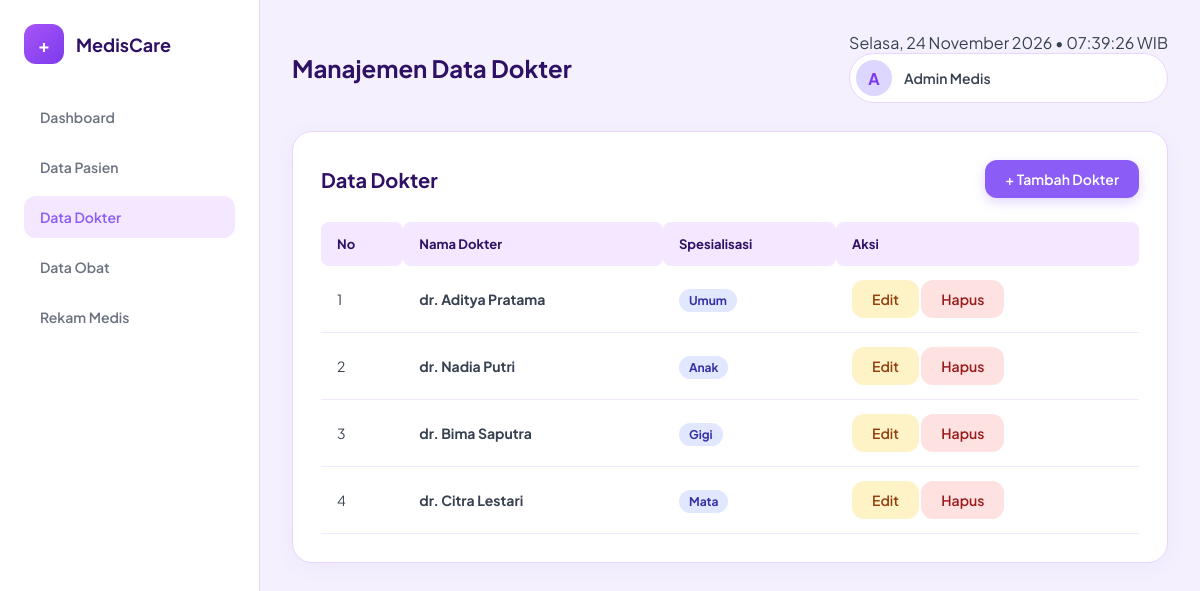
Screenshot of /dokter.php with the database file from the repository.
### tables this page shows
CREATE TABLE `dokter` (
  `id_dokter` int(11) NOT NULL,
  `nama_dokter` varchar(100) NOT NULL,
  `spesialisasi` varchar(50) NOT NULL
);

### dokter.php (the view, shortened to what this page needs)
<?php
include 'koneksi.php';
$query = mysqli_query($koneksi, "SELECT * FROM dokter");
?>
<!DOCTYPE html>
<html lang="id">
<head>
    <link rel="stylesheet" href="style.css?v=10">
</head>
<body>
    <div class="sidebar">
        <div class="brand">
            <div class="brand-icon">+</div>
            <h2>MedisCare</h2>
        </div>
        <ul class="nav-menu">
            <li><a href="index.php">Dashboard</a></li>
            <li><a href="pasien.php">Data Pasien</a></li>
            <li><a href="dokter.php" class="active">Data Dokter</a></li>
            <li><a href="obat.php">Data Obat</a></li>
            <li><a href="rekam_medis.php">Rekam Medis</a></li>
        </ul>
    </div>
    <div class="main-content">
        <div class="top-bar">
            <h1>Manajemen Data Dokter</h1>
            <div class="top-right-group">
                <div class="datetime-badge">
                    <span id="tanggal-live">Memuat tanggal...</span>
                    <span>•</span>
                    <span id="jam-live">00:00:00</span>
                </div>
                <div class="user-profile">
                    <div class="avatar">A</div>
                    <span style="font-weight: 600; font-size: 14px;">Admin Medis</span>
                </div>
            </div>
        </div>
        <div class="container">
            <div class="header-title">
                <h3>Data Dokter</h3>
                <a href="tambah_dokter.php" class="btn btn-primary">+ Tambah Dokter</a>
            </div>
            <table>
                <thead>
                    <tr>
                        <th>No</th>
                        <th>Nama Dokter</th>
                        <th>Spesialisasi</th>
                        <th>Aksi</th>
                    </tr>
                </thead>
                <tbody>
                    <?php
                    $no = 1;
                    if(mysqli_num_rows($query) > 0){
                        while($d = mysqli_fetch_array($query)){
                    ?>
                    <tr>
                        <td><?= $no++; ?></td>
                        <td><strong><?= $d['nama_dokter']; ?></strong></td>
                        <td><span class="badge badge-purple"><?= $d['spesialisasi']; ?></span></td>
                        <td>
                            <a href="edit_dokter.php?id=<?= $d['id_dokter']; ?>" class="btn btn-warning">Edit</a>
                            <a href="javascript:void(0)" onclick="konfirmasiHapus('hapus_dokter.php?id=<?= $d['id_dokter']; ?>')" class="btn btn-danger">Hapus</a>
                        </td>
                    </tr>
                    <?php
                        }
                    } ?>
                </tbody>
            </table>
        </div>
    </div>
</body>
</html>

### style.css (style rules this page uses)
:root { --bg-main: #F4F0FD; --sidebar-bg: #FFFFFF; --card-bg: #FFFFFF; --primary: #8B5CF6; --primary-hover: #7C3AED; --primary-light: #F3E8FF; --text-dark: #2E1065; --text-muted: #6B7280; --border-color: #E9D5FF; --danger-bg: #FEE2E2; --danger-text: #991B1B; --warning-bg: #FEF3C7; --warning-text: #92400E; }
* { box-sizing: border-box; font-family: 'Plus Jakarta Sans', sans-serif !important; margin: 0; padding: 0; }
body { background-color: var(--bg-main); color: #374151; display: flex; min-height: 100vh; }
.sidebar { width: 260px; background: var(--sidebar-bg); border-right: 1px solid var(--border-color); padding: 24px; display: flex; flex-direction: column; }
.brand { display: flex; align-items: center; gap: 12px; margin-bottom: 32px; }
.brand-icon { width: 40px; height: 40px; background: linear-gradient(135deg, #A855F7, #7C3AED); color: white; border-radius: 12px; display: flex; align-items: center; justify-content: center; font-weight: 700; font-size: 18px; }
.brand h2 { font-size: 18px; font-weight: 700; color: var(--text-dark); }
.nav-menu { display: flex; flex-direction: column; gap: 8px; list-style: none; }
.nav-menu a { display: flex; align-items: center; gap: 12px; padding: 12px 16px; color: var(--text-muted); text-decoration: none; font-weight: 600; font-size: 14px; border-radius: 12px; transition: all 0.2s; }
.nav-menu a:hover, .nav-menu a.active { color: var(--primary); background: var(--primary-light); }
.main-content { flex: 1; padding: 32px; overflow-y: auto; }
.top-bar { display: flex; justify-content: space-between; align-items: center; margin-bottom: 28px; }
.top-bar h1 { font-size: 24px; font-weight: 700; color: var(--text-dark); }
.user-profile { display: flex; align-items: center; gap: 12px; background: white; padding: 6px 14px 6px 6px; border-radius: 30px; border: 1px solid var(--border-color); }
.avatar { width: 36px; height: 36px; background: #DDD6FE; color: var(--primary-hover); border-radius: 50%; display: flex; align-items: center; justify-content: center; font-weight: 700; }
.container { background: var(--card-bg); padding: 28px; border-radius: 20px; box-shadow: 0 4px 20px rgba(139, 92, 246, 0.05); border: 1px solid var(--border-color); }
.header-title { display: flex; justify-content: space-between; align-items: center; margin-bottom: 24px; }
.header-title h3 { color: var(--text-dark); font-size: 20px; font-weight: 700; }
table { width: 100%; border-collapse: collapse; margin-top: 10px; }
th { background-color: var(--primary-light); color: var(--text-dark); font-weight: 700; font-size: 13px; text-align: left; padding: 14px 16px; border-radius: 8px; }
td { padding: 14px 16px; border-bottom: 1px solid #F3E8FF; font-size: 14px; }
.btn { display: inline-flex; align-items: center; justify-content: center; gap: 6px; padding: 10px 20px; text-decoration: none; border-radius: 12px; font-weight: 600; font-size: 14px; border: none; cursor: pointer; transition: all 0.2s; }
.btn-primary { background-color: var(--primary); color: white; box-shadow: 0 4px 12px rgba(139, 92, 246, 0.25); }
.btn-warning { background-color: var(--warning-bg); color: var(--warning-text); }
.btn-danger { background-color: var(--danger-bg); color: var(--danger-text); }
.badge { padding: 4px 10px; border-radius: 20px; font-size: 12px; font-weight: 700; }
.badge-purple { background-color: #E0E7FF; color: #3730A3; }

### rows the page displays
dokter: nama_dokter "dr. Aditya Pratama", spesialisasi "Umum"
dokter: nama_dokter "dr. Nadia Putri", spesialisasi "Anak"
dokter: nama_dokter "dr. Bima Saputra", spesialisasi "Gigi"
dokter: nama_dokter "dr. Citra Lestari", spesialisasi "Mata"
